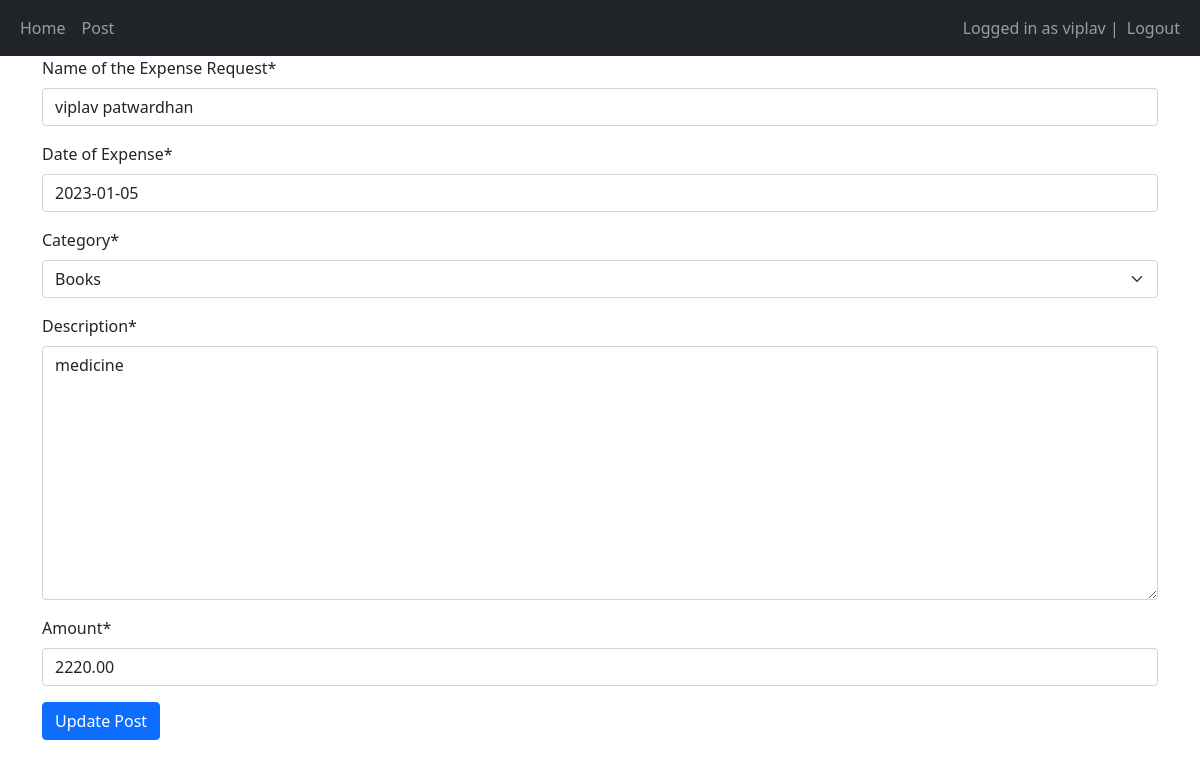
/edit-post/13/ (signed in), run on the app's committed database.
### main/models.py (models this page shows, shortened)
class Post(models.Model):
    author = models.ForeignKey(User, on_delete=models.CASCADE)
    title = models.CharField(max_length=200)
    name = models.CharField(max_length=140, verbose_name='Name of the Expense Request', default='')
    date_of_expense = models.DateField(default=timezone.now)
    CATEGORY_CHOICES = [
        ('Health', 'Health'),
        ('Electronics', 'Electronics'),
        ('Travel', 'Travel'),
        ('Education', 'Education'),
        ('Books', 'Books'),
        ('Others', 'Others'),
    ]
    category = models.CharField(max_length=50, choices=CATEGORY_CHOICES)
    description = models.TextField()
    amount = models.DecimalField(max_digits=10, decimal_places=2, verbose_name='Amount', default=0)
    created_at = models.DateTimeField(auto_now_add=True)
    updated_at = models.DateTimeField(auto_now=True)

### main/views.py (the view)
# urls.py: path('edit-post/<int:post_id>/', views.edit_post, name='edit_post'),
@login_required(login_url="/login")
def edit_post(request, post_id):
    post = get_object_or_404(Post, id=post_id, author=request.user)
    if request.method == 'POST':
        form = PostForm(request.POST, instance=post)
        if form.is_valid():
            form.save()
            return redirect("/home")
    else:
        form = PostForm(instance=post)
    return render(request, 'main/edit_post.html', {"form": form})

### main/forms.py (shortened to what this page needs)
class PostForm(forms.ModelForm):
    CATEGORY_CHOICES = [
        ('Health', 'Health'),
        ('Electronics', 'Electronics'),
        ('Travel', 'Travel'),
        ('Education', 'Education'),
        ('Books', 'Books'),
        ('Others', 'Others'),
    ]
    name = forms.CharField(max_length=140, label='Name of the Expense Request')
    date_of_expense = forms.DateField(label='Date of Expense')
    category = forms.ChoiceField(choices=CATEGORY_CHOICES, widget=forms.Select(attrs={'class': 'form-select'}))
    description = forms.CharField(widget=forms.Textarea)
    amount = forms.DecimalField(label='Amount', min_value=0)
    class Meta:
        model = Post
        fields = ["name", "date_of_expense", "category", "description", "amount"]

### main/templates/main/edit_post.html (shortened to what this page needs)
{% extends 'main/base.html' %}
{% load crispy_forms_tags %}
{% block content %}
<form method="post">
  {{ form|crispy }}
  <button type="submit" class="btn btn-primary">Update Post</button>
</form>
{% endblock %}

### main/templates/main/base.html (shortened to what this page needs)
<!DOCTYPE html>
<html lang="en">
  <head>
    <link
      href="https://cdn.jsdelivr.net/npm/bootstrap@5.1.3/dist/css/bootstrap.min.css"
      rel="stylesheet"
    />
  </head>
  <body>
    <nav class="navbar navbar-expand-lg navbar-dark bg-dark">
      <div class="container-fluid">
        <div>
          <ul class="navbar-nav">
            <li class="nav-item">
              <a class="nav-link" href="/home">Home</a>
            </li>
            <li class="nav-item">
              <a class="nav-link" href="/create-post">Post</a>
            </li>
          </ul>
        </div>
        <div>
          <ul class="navbar-nav">
            {% if user.is_authenticated %}
            <span class="navbar-text">Logged in as {{user.username}} | </span>
            <li class="nav-item">
              <a class="nav-link" href="/logout">Logout</a>
            </li>
            {% else %}
            <li class="nav-item">
              <a class="nav-link" href="/login">Login</a>
            </li>
            {% endif %}
          </ul>
        </div>
      </div>
    </nav>
    <div class="container">{% block content %} {% endblock %}</div>
  </body>
</html>

### data on the page
Post: name "viplav patwardhan", date_of_expense "2023-01-05", category "Books", description "medicine", amount "2220.00"

### other printed values
{{ user.username }} "viplav"
